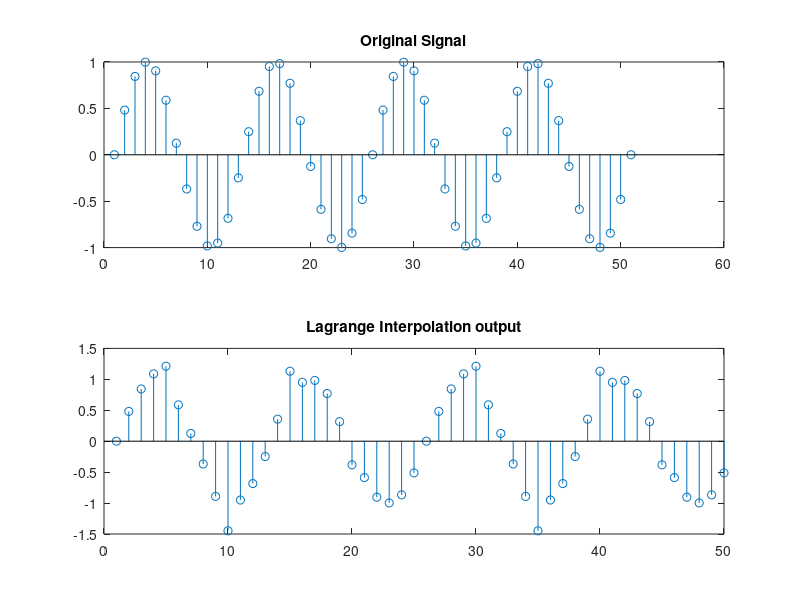

Write MATLAB code to recreate this figure.

clc;
clear all;
close all;
Fs=50;
L=input('enter the value of upsampling factor');%defined upsampling and downsampling factor , order
M=input('enter the value of Downsampling factor');
order=2;

%x=1:7; 
t=0:1/Fs:1;
x=sin(2*pi*4*t);%define input signal
N=fix(length(x)*(L/M));
H=zeros(L,order); 
Ft=(L/M)*Fs;
alpha =M/L;


for k=0:order
    j=1;
    for a1=0:alpha:M-alpha
        t1=1;
        for l=0:order
            if(l~=k)
                t1=t1*((a1-l)/(k-l));%Lagrange polynomial implimentation
            end
        end
        H(j,k+1)=t1;
        j=j+1;
    end
end

%Interpolation
y=[];
 for s=1:1:fix(N/L)
     yt=zeros(L,1);
     xt=x((s-1)*M+1:1:(s-1)*M+3)';
     yt=H*xt
     y=[y;yt]
 end
 figure
 subplot(211),stem(x),title('Original Signal')
 %t2=linspace(0,1,length(y));
 subplot(212),stem(y),title('Lagrange Interpolation output')
 
    






        
        
        
            
            
    
    
    
    
    
    
    
    
    
    
    
    
    